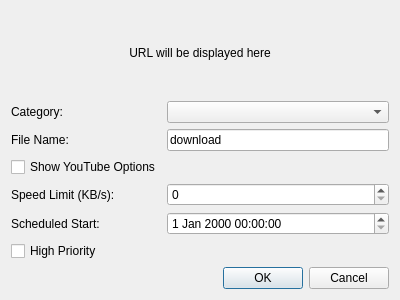
<?xml version="1.0" encoding="UTF-8"?>
<ui version="4.0">
 <class>DownloadConfirmationDialog</class>
 <widget class="QDialog" name="DownloadConfirmationDialog">
  <property name="geometry">
   <rect>
    <x>0</x>
    <y>0</y>
    <width>400</width>
    <height>300</height>
   </rect>
  </property>
  <property name="windowTitle">
   <string>Confirm Download</string>
  </property>
  <layout class="QVBoxLayout" name="verticalLayout">
   <item>
    <widget class="QLabel" name="urlLabel">
     <property name="text">
      <string>URL will be displayed here</string>
     </property>
     <property name="alignment">
      <set>Qt::AlignCenter</set>
     </property>
     <property name="wordWrap">
      <bool>true</bool>
     </property>
    </widget>
   </item>
   <item>
    <layout class="QFormLayout" name="formLayout">
     <item row="0" column="0">
      <widget class="QLabel" name="categoryLabel">
       <property name="text">
        <string>Category:</string>
       </property>
      </widget>
     </item>
     <item row="0" column="1">
      <widget class="QComboBox" name="categoryComboBox"/>
     </item>
     <item row="1" column="0">
      <widget class="QLabel" name="fileNameLabel">
       <property name="text">
        <string>File Name:</string>
       </property>
      </widget>
     </item>
     <item row="1" column="1">
      <widget class="QLineEdit" name="fileNameLineEdit">
       <property name="text">
        <string>download</string>
       </property>
      </widget>
     </item>
     <item row="2" column="0">
      <widget class="QCheckBox" name="youtubeCheckBox">
       <property name="text">
        <string>Show YouTube Options</string>
       </property>
       <property name="checked">
        <bool>false</bool>
       </property>
      </widget>
     </item>
     <item row="3" column="0">
      <widget class="QLabel" name="speedLimitLabel">
       <property name="text">
        <string>Speed Limit (KB/s):</string>
       </property>
      </widget>
     </item>
     <item row="3" column="1">
      <widget class="QSpinBox" name="speedLimitSpinBox">
       <property name="minimum">
        <number>0</number>
       </property>
       <property name="maximum">
        <number>10240</number>
       </property>
       <property name="value">
        <number>0</number>
       </property>
      </widget>
     </item>
     <item row="4" column="0">
      <widget class="QLabel" name="startTimeLabel">
       <property name="text">
        <string>Scheduled Start:</string>
       </property>
      </widget>
     </item>
     <item row="4" column="1">
      <widget class="QDateTimeEdit" name="startTimeEdit"/>
     </item>
     <item row="5" column="0" colspan="2">
      <widget class="QCheckBox" name="priorityCheckBox">
       <property name="text">
        <string>High Priority</string>
       </property>
       <property name="checked">
        <bool>false</bool>
       </property>
      </widget>
     </item>
    </layout>
   </item>
   <item>
    <widget class="QDialogButtonBox" name="buttonBox">
     <property name="orientation">
      <enum>Qt::Horizontal</enum>
     </property>
     <property name="standardButtons">
      <set>QDialogButtonBox::Cancel|QDialogButtonBox::Ok</set>
     </property>
    </widget>
   </item>
  </layout>
 </widget>
 <resources/>
 <connections>
  <connection>
   <sender>buttonBox</sender>
   <signal>accepted()</signal>
   <receiver>DownloadConfirmationDialog</receiver>
   <slot>accept()</slot>
   <hints>
    <hint type="sourcelabel">
     <x>248</x>
     <y>254</y>
    </hint>
    <hint type="destinationlabel">
     <x>157</x>
     <y>274</y>
    </hint>
   </hints>
  </connection>
  <connection>
   <sender>buttonBox</sender>
   <signal>rejected()</signal>
   <receiver>DownloadConfirmationDialog</receiver>
   <slot>reject()</slot>
   <hints>
    <hint type="sourcelabel">
     <x>316</x>
     <y>260</y>
    </hint>
    <hint type="destinationlabel">
     <x>286</x>
     <y>274</y>
    </hint>
   </hints>
  </connection>
 </connections>
</ui>
